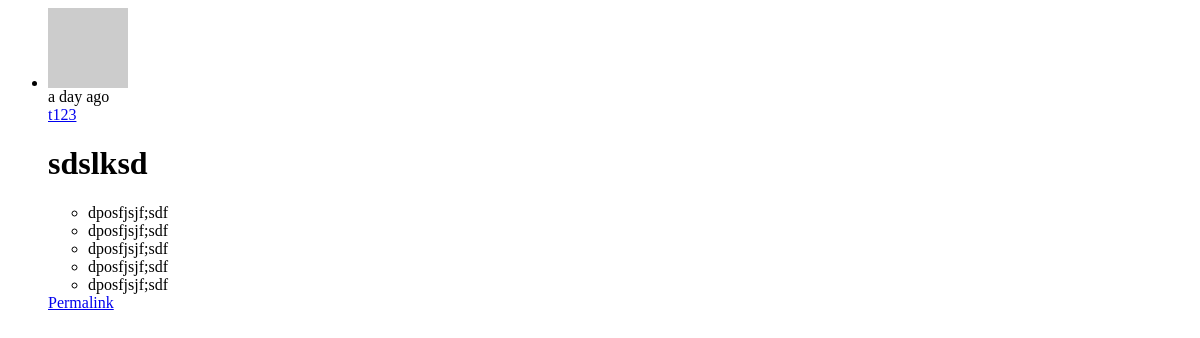
The page /post/116 on the database as committed earlier.
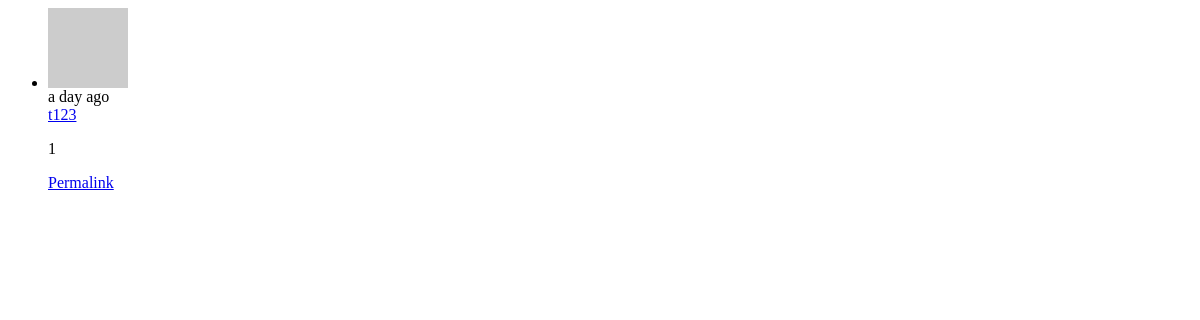
The same page on the database as committed later.
### app/models.py (models this page shows, shortened)
class Post(db.Model):
    __tablename__ = 'posts'
    id = db.Column(db.Integer, primary_key=True)
    body = db.Column(db.Text)
    body_html = db.Column(db.Text)
    timestamp = db.Column(db.DateTime, index=True, default=datetime.utcnow)
    author_id = db.Column(db.Integer, db.ForeignKey('users.id'))

class User(UserMixin, db.Model):
    __tablename__ = 'users'
    id = db.Column(db.Integer, primary_key=True)
    email = db.Column(db.String(64), unique=True, index=True)
    username = db.Column(db.String(64), unique=True, index=True)
    password_hash = db.Column(db.String(128))
    confirmed = db.Column(db.Boolean, default=False)
    role_id = db.Column(db.Integer, db.ForeignKey('roles.id'))
    name = db.Column(db.String(64))
    location = db.Column(db.String(64))
    about_me = db.Column(db.TEXT())
    member_since = db.Column(db.DateTime(), default=datetime.utcnow)
    last_seen = db.Column(db.DateTime(), default=datetime.utcnow)
    avatar_hash = db.Column(db.String(32))
    posts = db.relationship('Post', backref='author', lazy='dynamic')
    followed = db.relationship('Follow', foreign_keys=[Follow.follower_id],
                               backref=db.backref('follower', lazy='joined'),
                               lazy='dynamic',
                               cascade='all, delete-orphan')
    followers = db.relationship('Follow', foreign_keys=[Follow.followed_id],
                               backref=db.backref('followed', lazy='joined'),
                               lazy='dynamic',
                               cascade='all, delete-orphan')
    @property
    def password(self):
        raise AttributeError('password is not a readable attribute')
    def gravatar(self, size=100, default='identicon', rating='g'):
        if request.is_secure:
            url = 'https://secure.gravatar.com/avatar'
        else:
            url = 'http://s.gravatar.com/avatar'
        email_hash = self.avatar_hash or hashlib.md5(self.email.encode('utf-8')).hexdigest()
        return '{url}/{hash}?s={size}&d={default}&r={rating}'.format(
            url=url, hash=email_hash, size=size, default=default, rating=rating)

### app/main/views.py (the view)
@main.route('/post/<int:post_id>')
def post(post_id):
    post = Post.query.get_or_404(post_id)
    return render_template('_posts.html', posts=[post])

### app/auth/views.py (called while the page is built)
@auth.before_app_request
def before_request():
    if current_user.is_authenticated:
        current_user.ping()
        if not current_user.confirmed \
                and request.endpoint[:5] != 'auth.' \
                and request.endpoint != 'static':
            return redirect(url_for('auth.unconfirmed'))

### app/main/__init__.py (called while the page is built)
@main.app_context_processor
def inject_permissions():
    return dict(Permission=Permission)

### app/models.py (called while the page is built)
    def is_administrator(self):
        return False

### app/templates/_posts.html (shortened to what this page needs)
<ul class="posts">
    {% for post in posts %}
    <li class="post">
        <div class="post-thumbnail">
            <a href="{{ url_for('.user', username=post.author.username) }}">
                <img class="img-rounded profile-thumbnail"
                     src="{{ post.author.gravatar(size=40) }}">
            </a>
        </div>
        <div class="post-content">
            <div class="post-date">{{ moment(post.timestamp).fromNow() }}</div>
            <div class="post-author">
                <a href="{{ url_for('.user', username=post.author.username) }}">
                    {{ post.author.username }}
                </a>
            </div>
            <div class="post-body">
                {% if post.body_html %}
                    {{ post.body_html | safe }}
                {% else %}
                    {{ post.body }}
                {% endif %}
            </div>
            <div class="post-footer">
                <a href="{{ url_for('.post', post_id=post.id) }}">
                    <span class="label label-default">Permalink</span>
                </a>
            </div>
        </div>
    </li>
    {% endfor %}
</ul>

Rows that differ between the two databases and show on the page:
changed Post "a day ago": body_html "sdslksd dposfjsjf;sdf dposfjsjf;sdf dposfjsjf;sdf dposfjsjf;sdf dposfjsjf;sdf" → "1"
